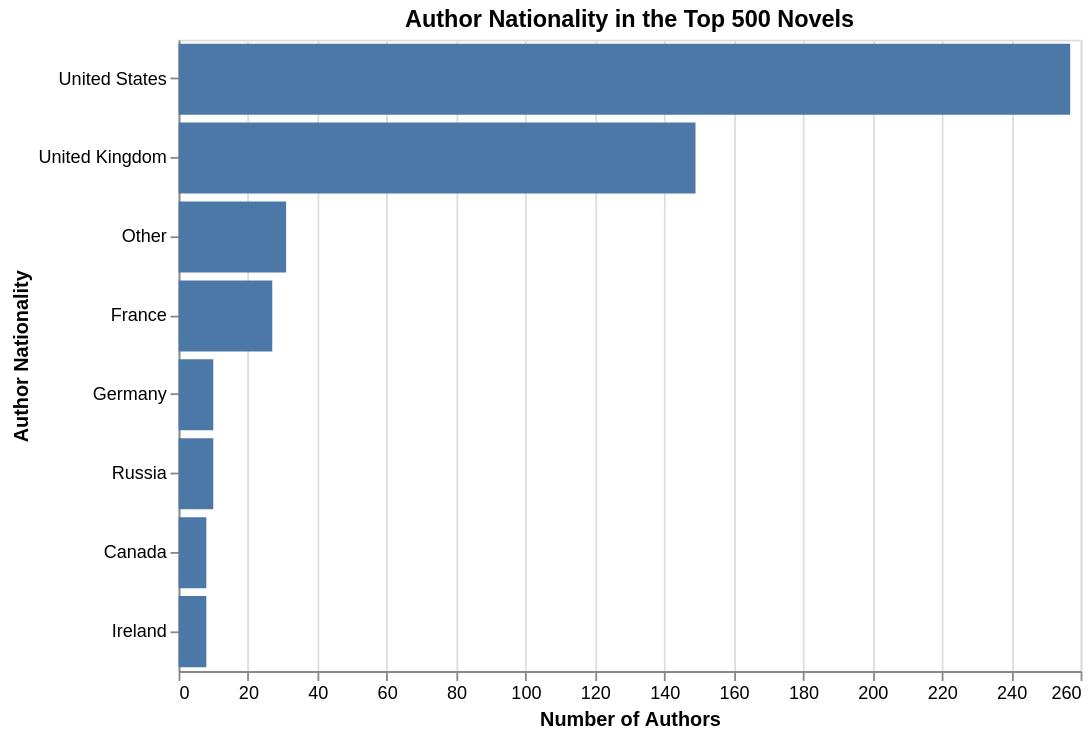

Here is the notebook cell this chart was saved with:
### Markdown cell above
## Section 2: Author Nationality — Whose Stories Are Centered?

Beyond language, we examine where authors are from. Even within English-language literature, some nationalities may be overrepresented. This section maps the geographic distribution of authorship in the Top 500.

### Code cell
# Count by nationality, group small ones
nat_counts = top_novels_df['author_nationality'].value_counts().reset_index()
nat_counts.columns = ['nationality', 'count']

nat_counts['nationality_grouped'] = nat_counts['nationality'].where(
    nat_counts['count'] >= 8, other='Other'
)
nat_grouped = nat_counts.groupby('nationality_grouped')['count'].sum().reset_index()
nat_grouped = nat_grouped.sort_values('count', ascending=False)

country_map = {
    'US': 'United States', 'GB': 'United Kingdom', 'FR': 'France',
    'DE': 'Germany', 'RU': 'Russia', 'CA': 'Canada', 'IE': 'Ireland',
    'Other': 'Other'
}
nat_grouped['nationality_grouped'] = nat_grouped['nationality_grouped'].map(
    lambda x: country_map.get(x, x)
)

chart_nat = alt.Chart(nat_grouped).mark_bar(color='#4c78a8').encode(
    x=alt.X('count:Q', title='Number of Authors'),
    y=alt.Y('nationality_grouped:N', sort='-x', title='Author Nationality'),
    tooltip=['nationality_grouped:N', 'count:Q']
).properties(
    title='Author Nationality in the Top 500 Novels',
    width=500,
    height=350
)

chart_nat

### Figure 1 — Vega-Lite specification as saved in the notebook (floating-point values rounded to 4 significant figures)
{"config": {"view": {"continuousWidth": 300, "continuousHeight": 300}}, "data": {"name": "data-e6008b4d32036343e941643536ce01c5"}, "mark": {"type": "bar", "color": "#4c78a8"}, "encoding": {"tooltip": [{"field": "nationality_grouped", "type": "nominal"}, {"field": "count", "type": "quantitative"}], "x": {"field": "count", "title": "Number of Authors", "type": "quantitative"}, "y": {"field": "nationality_grouped", "sort": "-x", "title": "Author Nationality", "type": "nominal"}}, "height": 350, "title": "Author Nationality in the Top 500 Novels", "width": 500, "$schema": "https://vega.github.io/schema/vega-lite/v6.1.0.json", "datasets": {"data-e6008b4d32036343e941643536ce01c5": [{"nationality_grouped": "United States", "count": 257}, {"nationality_grouped": "United Kingdom", "count": 149}, {"nationality_grouped": "Other", "count": 31}, {"nationality_grouped": "France", "count": 27}, {"nationality_grouped": "Germany", "count": 10}, {"nationality_grouped": "Russia", "count": 10}, {"nationality_grouped": "Canada", "count": 8}, {"nationality_grouped": "Ireland", "count": 8}]}}
